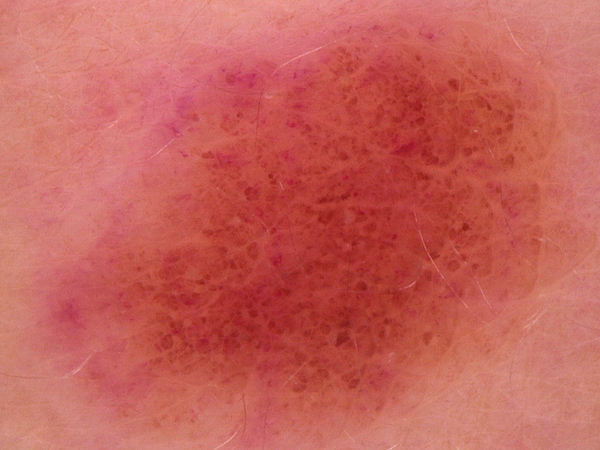
#> input picture nv0041.jpg, 600 x 450 px
$ python project.py
#> lines starting #> are read from the running program, lines starting #| are printed output that depends on the picture
import cv2

image = cv2.imread("nv0041.jpg")
#> image is the input picture: shape (450, 600, 3); mean B, G, R 90.6, 97.6, 198.6
image = cv2.resize(image, (200,200))
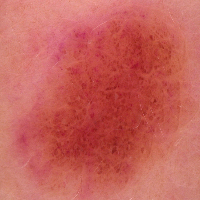
#> image: shape (200, 200, 3); mean B, G, R 90.6, 97.6, 198.6

cv2.imshow("image",image)
cv2.waitKey(0)

$ run again, with nv0042.jpg copied over nv0041.jpg
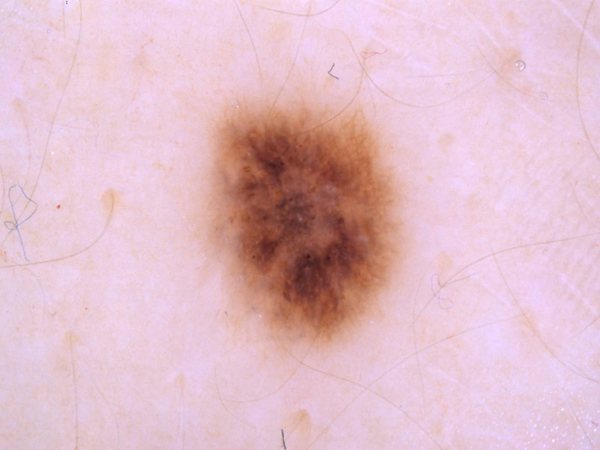
#> input picture nv0042.jpg, 600 x 450 px
#> image is the input picture: shape (450, 600, 3); mean B, G, R 200.2, 188.8, 225.1
#> `image = cv2.resize(image, (200,200))`:
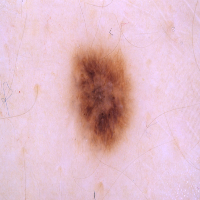
#> image: shape (200, 200, 3); mean B, G, R 200.2, 188.8, 225.1

$ run again, with nv0043.jpg copied over nv0041.jpg
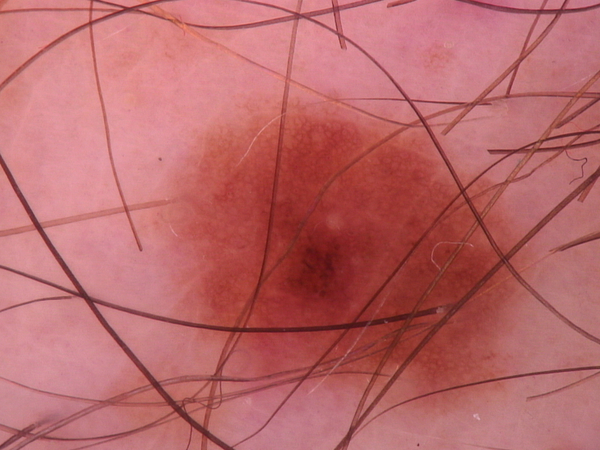
#> input picture nv0043.jpg, 600 x 450 px
#> image is the input picture: shape (450, 600, 3); mean B, G, R 105.9, 104.4, 185.8
#> `image = cv2.resize(image, (200,200))`:
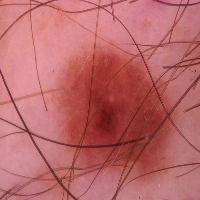
#> image: shape (200, 200, 3); mean B, G, R 105.9, 104.4, 185.8
